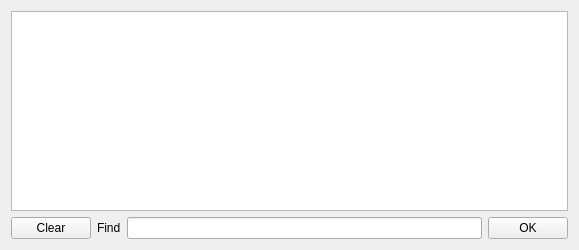
<?xml version="1.0" encoding="UTF-8"?>
<ui version="4.0">
 <class>LogViewer</class>
 <widget class="QWidget" name="LogViewer">
  <property name="geometry">
   <rect>
    <x>0</x>
    <y>0</y>
    <width>579</width>
    <height>250</height>
   </rect>
  </property>
  <property name="windowTitle">
   <string>Log Viewer</string>
  </property>
  <property name="windowIcon">
   <iconset resource="img/icons.qrc">
    <normaloff>:/icons/log.png</normaloff>:/icons/log.png</iconset>
  </property>
  <layout class="QGridLayout" name="gridLayout">
   <item row="0" column="0">
    <layout class="QVBoxLayout" name="verticalLayout">
     <item>
      <widget class="QPlainTextEdit" name="plainTextEdit">
       <property name="styleSheet">
        <string notr="true">selection-background-color: rgb(255, 0, 0);
selection-color: rgb(255, 255, 255);</string>
       </property>
       <property name="lineWrapMode">
        <enum>QPlainTextEdit::NoWrap</enum>
       </property>
       <property name="readOnly">
        <bool>true</bool>
       </property>
      </widget>
     </item>
     <item>
      <layout class="QHBoxLayout" name="horizontalLayout">
       <item>
        <widget class="QPushButton" name="clearButton">
         <property name="text">
          <string>Clear</string>
         </property>
        </widget>
       </item>
       <item>
        <widget class="QLabel" name="findLabel">
         <property name="text">
          <string>Find</string>
         </property>
        </widget>
       </item>
       <item>
        <widget class="QLineEdit" name="findLineEdit"/>
       </item>
       <item>
        <widget class="QPushButton" name="okButton">
         <property name="text">
          <string>OK</string>
         </property>
        </widget>
       </item>
      </layout>
     </item>
    </layout>
   </item>
  </layout>
 </widget>
 <resources>
  <include location="img/icons.qrc"/>
 </resources>
 <connections/>
</ui>
